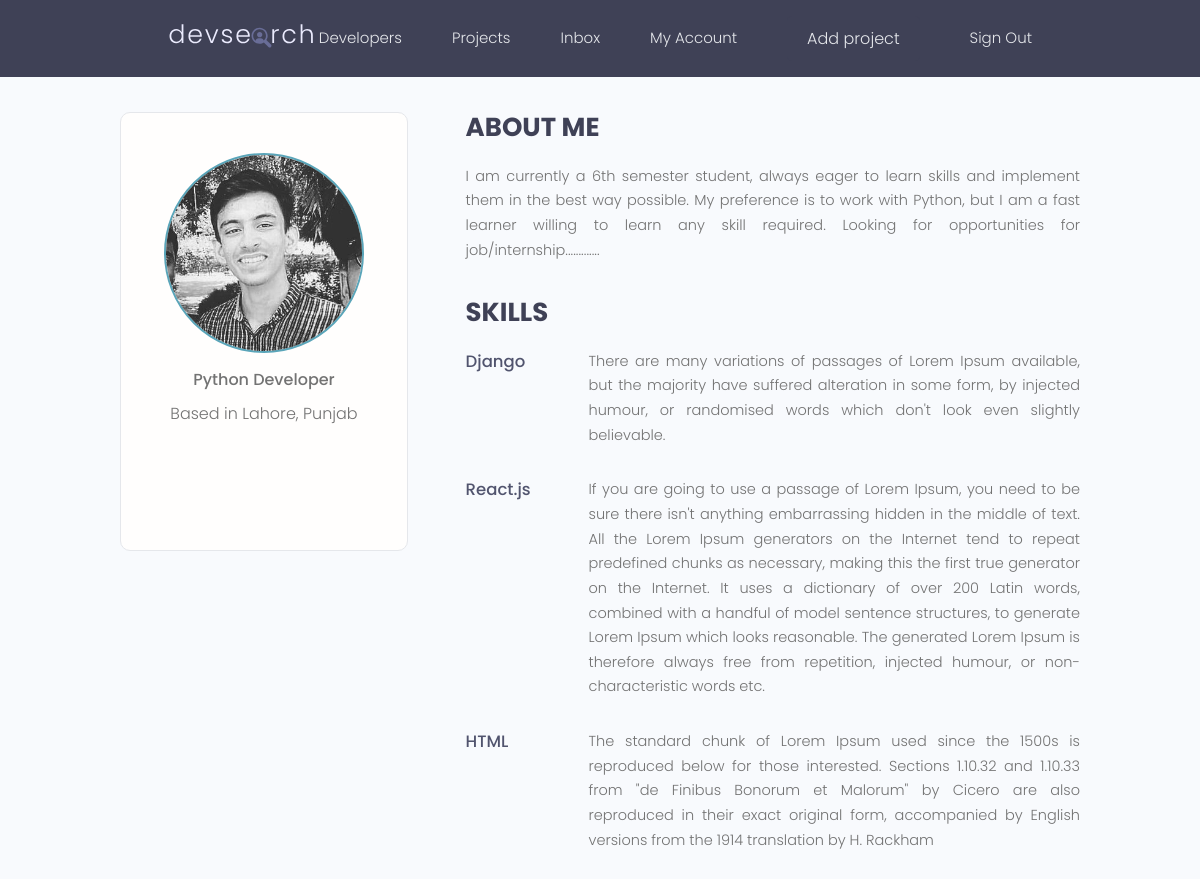
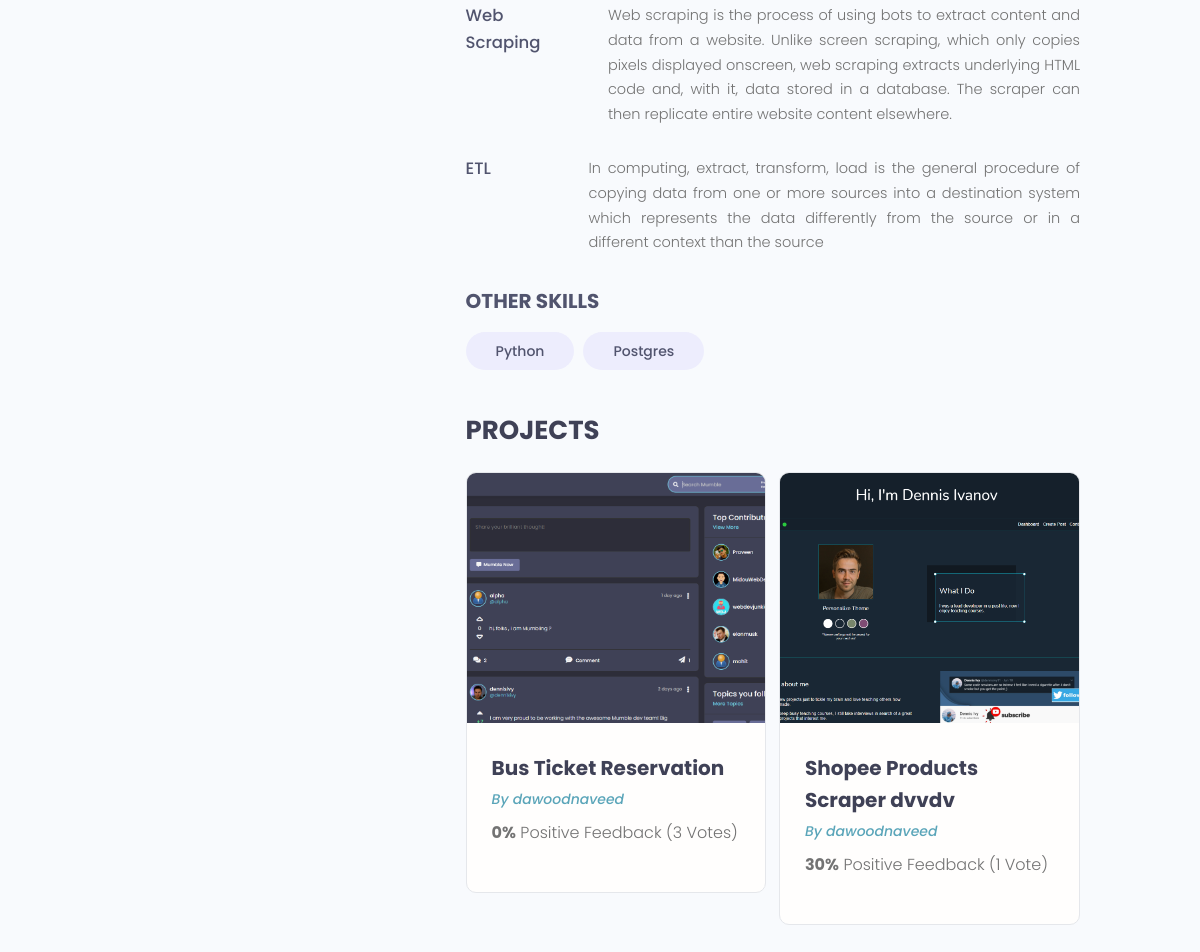
The page /users/profile/851eac85-d90a-4e91-9a8e-f59b59afaaea/ (signed in) on the database its author committed (2 pictures, top to bottom).
### users/models.py (models this page shows)
class Profile(models.Model):
    user = models.OneToOneField(settings.AUTH_USER_MODEL, on_delete=models.CASCADE, null=True, blank=True)
    bio = models.TextField(blank=True, null=True)
    location = models.CharField(max_length=150, null=True, blank=True)
    profile_image = models.ImageField(upload_to='profile-pics/', default='profile-pics/user-default.png', blank=True, null=True)
    social_github = models.URLField(blank=True, null=True)
    social_linkedin = models.URLField(blank=True, null=True)
    social_stackoverflow = models.URLField(blank=True, null=True)
    social_twitter = models.URLField(blank=True, null=True)
    social_website = models.URLField(blank=True, null=True)
    id = models.UUIDField(default=uuid.uuid4, unique=True, primary_key=True, editable=False)
    created = models.DateTimeField(auto_now_add=True)
    updated = models.DateTimeField(auto_now=True)
    is_active = models.BooleanField(default=True, verbose_name='Active',
                                    help_text='Designates whether this profile should be treated as active. '
                                              'Unselect this instead of deleting accounts.')
    def __str__(self):
        return str(self.user.username)
    @property
    def imageURL(self):
        try:
            url = self.profile_image.url
        except:
            url = ''
        return url

class Skill(models.Model):
    owner = models.ForeignKey(Profile, on_delete=models.CASCADE, null=True, blank=True)
    name = models.CharField(max_length=200, null=True, blank=True)
    description = models.TextField(null=True, blank=True)
    id = models.UUIDField(default=uuid.uuid4, unique=True, primary_key=True, editable=False)
    def __str__(self):
        return str(self.name)

### projects/models.py (models this page shows, shortened)
class MyUser(AbstractUser):
    roles = (
        ('Student', 'Student'),
        ('Developer', 'Developer'),
        ('Teacher', 'Teacher'),
        ('Admin', 'Admin'),
    )
    id = models.UUIDField(default=uuid.uuid4, unique=True, primary_key=True, editable=False)
    registration_number = models.CharField(max_length=150, unique=True)
    username = models.CharField(max_length=150, unique=True)
    email = models.EmailField(unique=True)
    first_name = models.CharField(max_length=150, blank=True, null=True)
    last_name = models.CharField(max_length=150, blank=True, null=True)
    phone_number = models.PositiveIntegerField(null=True, blank=True)
    user_title = models.CharField(max_length=100, default='Student', help_text='Like Node.js, Python, ROR or Django developer')
    user_roles = models.CharField(max_length=100, default='Student', choices=roles, help_text='By Default is Student. Developer, Teacher, Student')
    about = models.TextField(max_length=300, blank=True, null=True)
    is_staff = models.BooleanField(default=False, verbose_name='Staff',
                                   help_text='Designates whether the user can log into this admin site.',
                                   )
    is_active = models.BooleanField(default=True, verbose_name='Active',
                                    help_text='Designates whether this user should be treated as active. '
                                              'Unselect this instead of deleting accounts.')
    tags = models.ManyToManyField('Tag', blank=True)
    created = models.DateTimeField(auto_now_add=True)
    updated = models.DateTimeField(auto_now=True)
    objects = CustomUserManager()
    EMAIL_FIELD = 'email' """=============================+++++++++++++++++++++============================="""
    USERNAME_FIELD = 'registration_number'
    REQUIRED_FIELDS = ['email', 'username']

class Project(models.Model):
    id = models.UUIDField(default=uuid.uuid4, unique=True, primary_key=True, editable=False)
    title = models.CharField(max_length=150, unique=True)
    developer = models.ForeignKey(Profile, max_length=150, on_delete=models.CASCADE, null=True, blank=True)
    featured_image = models.ImageField(null=True, blank=True, default='default.jpg')
    description = models.TextField(null=True, blank=True)
    demo_link = models.CharField(max_length=200, null=True, blank=True, unique=True)
    source_link = models.CharField(max_length=200, null=True, blank=True, unique=True)
    vote_total = models.IntegerField(default=0)
    vote_ratio = models.IntegerField(default=0)
    created = models.DateTimeField(auto_now_add=True)
    tags = models.ManyToManyField('Tag', blank=True)
    active = models.BooleanField(default=True)
    @property
    def imageURL(self):
        try:
            img = self.featured_image.url
        except ValueError:
            img = ''
        return img

### users/views.py (the view)
# urls.py: path('profile/<str:pk>/', userProfile, name='profile'),
def userProfile(request, pk):
    profile = Profile.objects.get(id=pk)
    topSkills = profile.skill_set.exclude(description__exact="")
    otherSkills = profile.skill_set.filter(description="")
    context = {'profile': profile, 'topSkills': topSkills,
               "otherSkills": otherSkills}
    return render(request=request, template_name='users/user-profile.html', context=context)

### users/templates/users/user-profile.html (shortened to what this page needs)
{% extends 'main.html' %}
{% block content %}
    <main class="profile my-md">
        <div class="container">
            <div class="layout">
                <div class="column column--1of3">
                    <div class="card text-center">
                        <div class="card__body dev">
                            <img class="avatar avatar--xl" src="{{ profile.imageURL }}" />
                            <p class="dev__title">{{profile.user.user_title}}</p>
                            <p class="dev__location">Based in {{profile.location}}</p>
                            <ul class="dev__social">
                            </ul>
                        </div>
                    </div>
                </div>
                <div class="column column--2of3">
                    <div class="devInfo">
                        <h3 class="devInfo__title">About Me</h3>
                        <p class="devInfo__about">{{profile.bio}}</p>
                    </div>
                    <div class="devInfo">
                        <h3 class="devInfo__title">Skills</h3>
                        <div class="devInfo__skills">
                            {% for skill in topSkills %}
                            <div class="devSkill">
                                <h4 class="devSkill__title">{{skill.name}}</h4>
                                <p class="devSkill__info">{{skill.description}}</p>
                            </div>
                            {% endfor %}
                            <h3 class="devInfo__subtitle">Other Skills</h3>
                            <div class="devInfo__otherSkills">
                                {% for skill in otherSkills %}
                                <span class="tag tag--pill tag--sub tag--lg">
                                    <small>{{skill}}</small>
                                </span>
                                {% endfor %}
                            </div>
                        </div>
                    </div>
                    <div class="devInfo">
                        <h3 class="devInfo__title">Projects</h3>
                        <div class="grid grid--two">
                            {% for project in profile.project_set.all %}
                            <div class="column">
                                <div class="card project">
                                    <a href="{% url 'project' project.id %}" class="project">
                                        <img class="project__thumbnail" src="{{project.imageURL}}"
                                            alt="project thumbnail" />
                                        <div class="card__body">
                                            <h3 class="project__title">{{project.title}}</h3>
                                            <p>
                                                <a class="project__author"
                                                    href="{% url 'profile' project.developer.id %}">By {{project.developer}}</a>
                                            </p>
                                            <p class="project--rating">
                                                <span style="font-weight: bold;">{{project.vote_ratio}}%</span> Positive
                                                Feedback ({{project.vote_total}} Vote{{project.vote_total|pluralize:"s"}})
                                            </p>
                                        </div>
                                    </a>
                                </div>
                            </div>
                            {% endfor %}
                        </div>
                    </div>
                </div>
            </div>
        </div>
    </main>
{% endblock content %}

### Static/CSS/app.css (style rules this page uses)
:root { --color-sub: #2d2d39; }
.card { border: 2px solid var(--color-light); }
img { width: 100%; }
.profile .card > .dev { padding: 4rem; }
.dev__title { font-size: 1.6rem; font-weight: 500; line-height: 1.3; }
.dev__location { margin-top: 1rem; }
.dev__social { margin: 3rem 0; list-style: none; display: flex; justify-content: center; gap: 1.5rem; }
.devInfo { margin-bottom: 3rem; }
.devInfo__title, .devInfo__subtitle { font-size: 2.6rem; color: var(--color-sub); text-transform: uppercase; font-weight: 700; margin-bottom: 1.5rem; }
.devInfo__subtitle { font-size: 2rem; color: var(--color-sub-light); }
.devInfo__about, .devSkill__info { font-size: 1.45rem; line-height: 1.7; text-align: justify; }
.devSkill { margin-bottom: 3rem; }
.devSkill__title { font-size: 1.65rem; font-weight: 500; color: var(--color-sub-light); }
@media screen and (min-width: 700px) { .devSkill { display: flex; justify-content: space-between; gap: 3rem; } }
@media screen and (min-width: 700px) { .devSkill__info { flex-basis: 80%; } }
.project__author { font-size: 1.4rem; font-style: italic; }
.project--rating { margin-bottom: 1.6em; margin-top: .5em; }
.project__thumbnail { object-fit: cover; width: 100%; height: 25rem; object-position: top center; }
.project__title { font-size: 2rem; font-weight: 700; color: var(--color-sub); }

### Static/uikit/styles/modules/_variables.css (style rules this page uses)
:root { --color-main: #5aa5b9; --color-main-light: #e6faff; --color-sub: #3f4156; --color-sub-light: #51546e; --color-sub-lighter: #ededfd; --color-text: #737373; --color-gray: #8b8b8b; --color-light: #e5e7eb; --color-light-gray: #767676; --color-bg: #f8fafd; --color-white: #fffefd; --color-white-light: #f3f3f3; --color-success: #359e64; --color-success-bg: #def8e8; --color-error: #fc4b0b; --color-error-bg: #fff2ee; --font-base: 'Poppins', arial, helvetica, 'Segoe UI', roboto, ubuntu, sans-serif; --font-monospace: 'Fira Code', 'Courier New', courier, monospace; --font-regular: 300; --font-medium: 500; --font-bold: 700; --generic-shadow: 1px 1px 5px #00000010; --generic-transition: all 0.3s ease-in-out; }

### Static/uikit/styles/modules/_base.css (style rules this page uses)
* { margin: 0; padding: 0; box-sizing: border-box; text-rendering: optimizeLegibility; color: inherit; font-size: inherit; }
html { font-size: 50%; }
@media only screen and (min-width: 480px) { html { font-size: 56.25%; } }
@media only screen and (min-width: 1200px) { html { font-size: 62.5%; } }
body { line-height: 1.6; font-weight: 400; font-size: 1.5rem; color: var(--color-text); background-color: var(--color-bg); min-height: 100vh; }

### Static/uikit/styles/modules/_typography.css (style rules this page uses)
* { font-family: var(--font-base); }
h3 { font-size: 3.2rem; font-weight: var(--font-medium); }
h4 { font-size: 2.8rem; font-weight: var(--font-medium); }
p, span, strong { font-size: 1.6rem; color: var(--color-text); font-weight: var(--font-regular); }
a { padding-bottom: 2px; text-decoration: none; display: inline-block; color: var(--color-main); font-weight: var(--font-medium); }

### Static/uikit/styles/modules/_utilities.css (style rules this page uses)
.container { width: 92%; max-width: 165rem; margin: 0 auto; box-sizing: border-box; }
@media screen and (min-width: 1000px) { .container { width: 90%; } }
@media screen and (min-width: 1200px) { .container { width: 80%; } }
.text-center { text-align: center; }
.my-md { margin: 3rem auto; }

### Static/uikit/styles/modules/_avatar.css (style rules this page uses)
.avatar { border-radius: 50%; border: 2px solid var(--color-main); object-fit: cover; }
.avatar--xl { height: 20rem; width: 20rem; }

### Static/uikit/styles/modules/_card.css (style rules this page uses)
.card { border-radius: 1rem; background-color: var(--color-white); border: 1.5px solid var(--color-light); width: auto; height: auto; margin-top: 0.5rem; margin-bottom: 0.5rem; overflow: hidden; }
.card__body, .card__header { padding: 2rem 2.5rem; }

### Static/uikit/styles/modules/_tag.css (style rules this page uses)
.tag { display: inline-flex; align-items: center; background-color: var(--color-sub); height: -webkit-fit-content; height: -moz-fit-content; height: fit-content; width: -webkit-fit-content; width: -moz-fit-content; width: fit-content; border-radius: 0.5rem; padding: 0.5rem 1.5rem; font-size: 1.2rem; cursor: pointer; }
.tag:not(:last-child) { margin-right: 0.25rem; margin-bottom: 0.75rem; }
.tag > small { color: var(--color-white); }
.tag--pill { border-radius: 5rem; }
.tag--sub, .tag--sub > small { background: var(--color-sub-lighter); color: var(--color-sub-light); font-weight: 500; }
.tag--lg { padding: 0.8rem 3rem; font-size: 1.4rem; }
.tag--lg:not(:last-child) { margin-right: 0.5rem; margin-bottom: 1rem; }

### Static/uikit/styles/modules/_layout.css (style rules this page uses)
.layout { display: flex; flex-flow: row wrap; justify-content: space-between; }
.layout > .column { margin-bottom: 3rem; }
.layout > .column.column--1of3 { flex-basis: 30%; }
.layout > .column.column--2of3 { flex-basis: 64%; }

### rows shown on the page
Profile: imageURL (picture), user.user_title "Python Developer", location "Lahore, Punjab", bio "I am currently a 6th semester student, always eager to learn skills and implement them in the best way possible. My preference is to work with Python, but I am a fast learner willing to learn any skill required. Looking for opportunities for job/internship............."
Skill: name "Django", description "There are many variations of passages of Lorem Ipsum available, but the majority have suffered alteration in some form, by injected humour, or randomised words which don't look even slightly believable."
Skill: name "React.js", description "If you are going to use a passage of Lorem Ipsum, you need to be sure there isn't anything embarrassing hidden in the middle of text. All the Lorem Ipsum generators on the Internet tend to repeat predefined chunks as necessary, making this the first true generator on the Internet. It uses a dictionary of over 200 Latin words, combined with a handful of model sentence structures, to generate Lorem Ipsum which looks reasonable. The generated Lorem Ipsum is therefore always free from repetition, injected humour, or non-characteristic words etc."
Skill: name "HTML", description "The standard chunk of Lorem Ipsum used since the 1500s is reproduced below for those interested. Sections 1.10.32 and 1.10.33 from \"de Finibus Bonorum et Malorum\" by Cicero are also reproduced in their exact original form, accompanied by English versions from the 1914 translation by H. Rackham"
Skill: name "Web Scraping", description "Web scraping is the process of using bots to extract content and data from a website. Unlike screen scraping, which only copies pixels displayed onscreen, web scraping extracts underlying HTML code and, with it, data stored in a database. The scraper can then replicate entire website content elsewhere."
Skill: name "ETL", description "In computing, extract, transform, load is the general procedure of copying data from one or more sources into a destination system which represents the data differently from the source or in a different context than the source"
Skill: name "Python"
Skill: name "Postgres"
Project: imageURL (picture), title "Bus Ticket Reservation", developer "dawoodnaveed", vote_ratio "0", vote_total "3"
Project: imageURL (picture), title "Shopee Products Scraper dvvdv", developer "dawoodnaveed", vote_ratio "30", vote_total "1"
